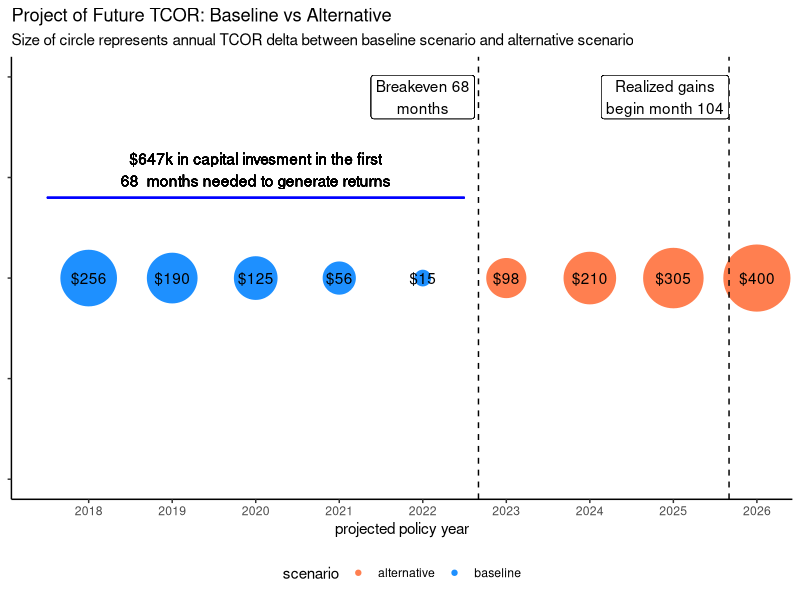
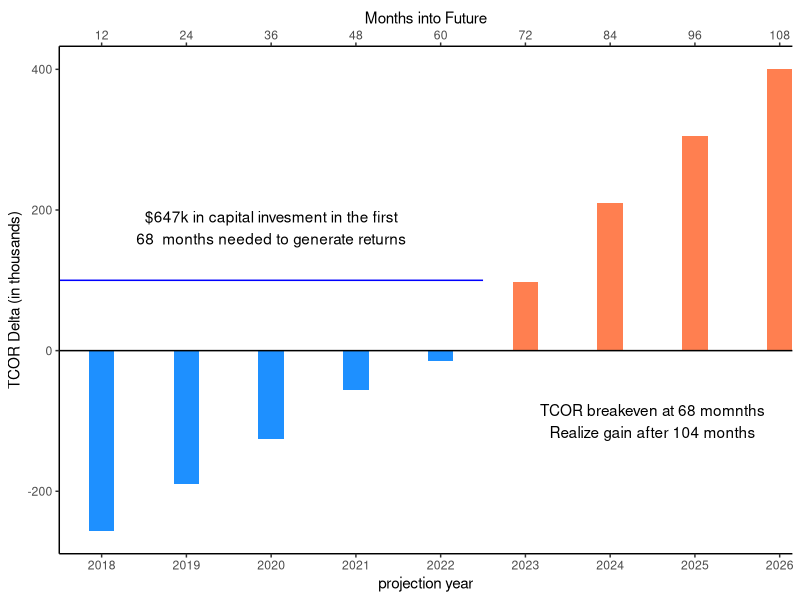
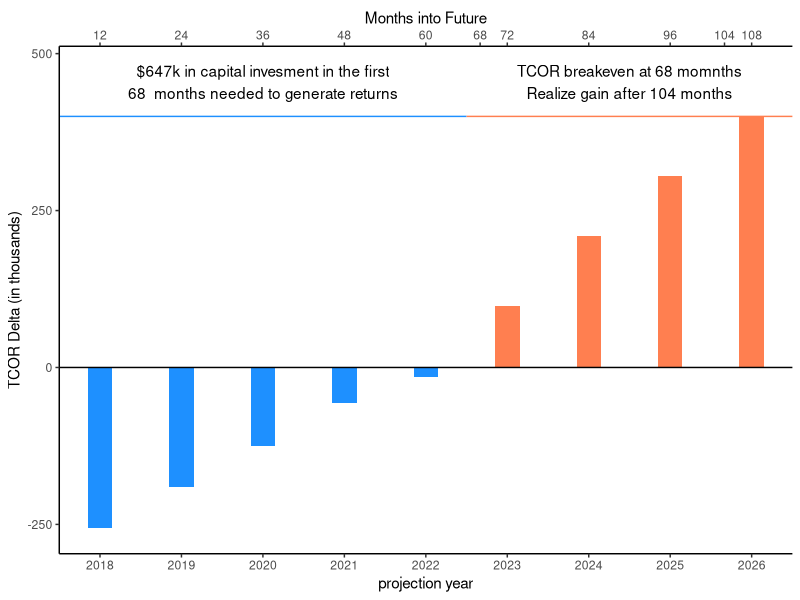
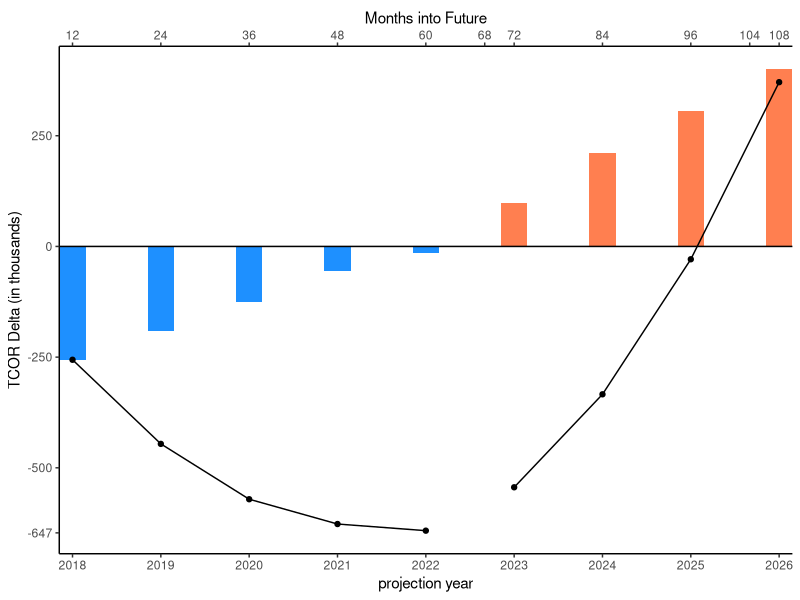
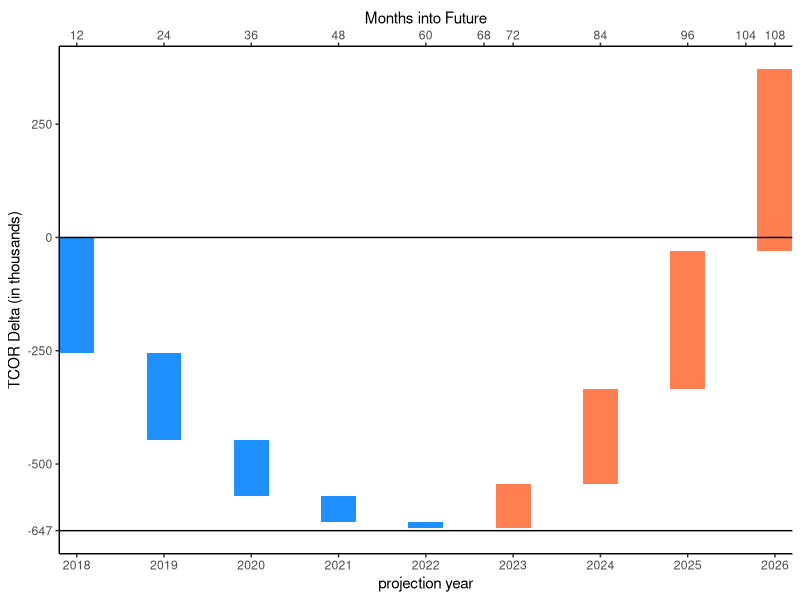
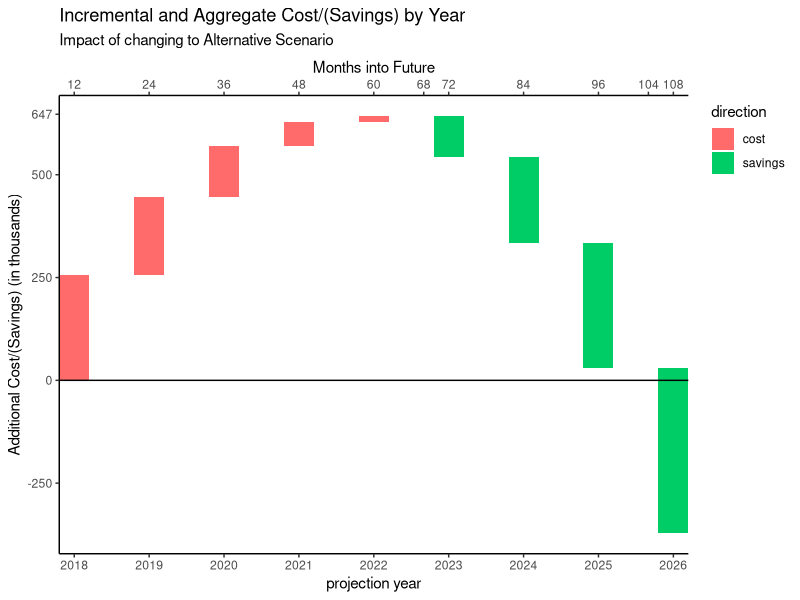
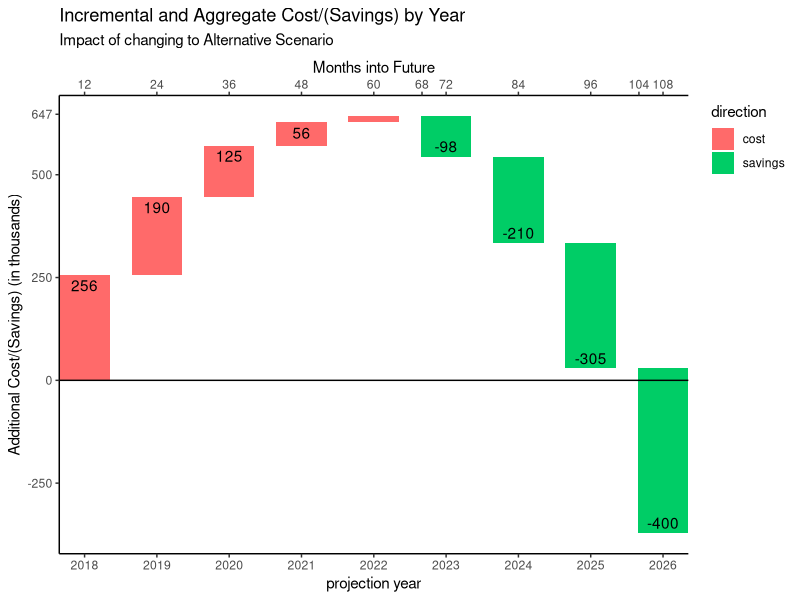
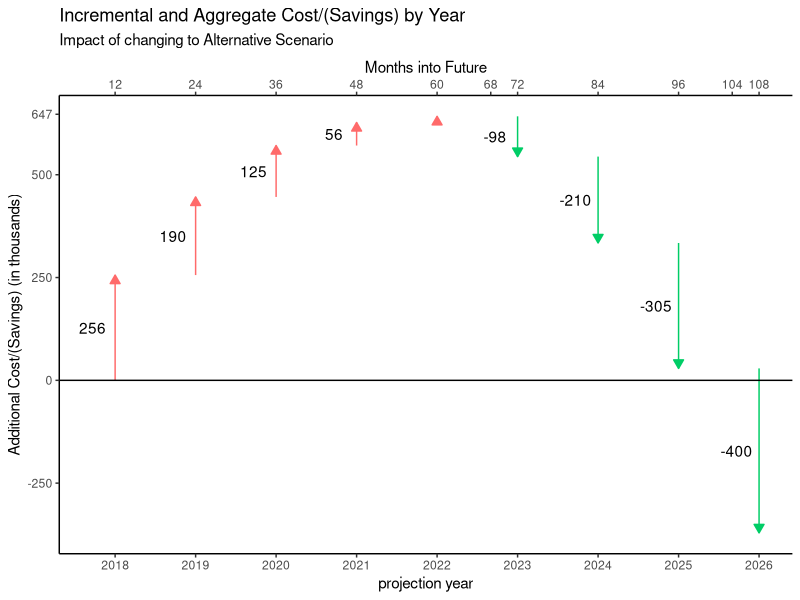

The R source for these figures, in order:
## ---- chunk 1
suppressPackageStartupMessages({
        library(tidyverse)
        library(glue)
        })

d_raw <- tribble(
  ~py, ~delta,
  2018,  -256,
  2019,  -190,
  2020,  -125,
  2021,   -56,
  2022,   -15,
  2023,    98,
  2024,   210,
  2025,   305,
  2026,   400
)

d <- mutate(d_raw, 
            scenario = as.factor(case_when(delta > 0 ~ "alternative", TRUE ~ "baseline")),
            label = glue("${abs(delta)}")
)
d
## ---- chunk 2
ggplot(d, aes(x = py)) + 
        geom_point(aes(y = 1, size = abs(delta), color = scenario)) +
        scale_size(range = c(5, 22)) +
        geom_text(aes(y = 1, label = label)) + 
        scale_color_manual(values = c("#FF7F50", "#1E90FF")) +
        geom_vline(xintercept = c(2022 + 2/3, 2025 + 2/3), linetype = "dashed") +
        geom_label(aes(x = 2022, y = 1.45, label = "Breakeven 68\nmonths")) +
        geom_label(aes(x = 2024.9, y = 1.45, label = "Realized gains\nbegin month 104")) +
        geom_segment(aes(x = 2017.5, xend = 2022.5, y = 1.2, yend = 1.2), color = "blue") +
        geom_text(aes(x = 2020, y = 1.27), label = "$647k in capital invesment in the first\n68  months needed to generate returns") +
        scale_x_continuous(breaks = 2018:2026, name = "projected policy year") +
        scale_y_continuous(limits = c(0.5, 1.5)) +
        ggtitle("Project of Future TCOR: Baseline vs Alternative", "Size of circle represents annual TCOR delta between baseline scenario and alternative scenario") +
        theme_classic() +
        guides(size = FALSE) +
        theme(legend.position = "bottom", 
              axis.title.y = element_blank(), 
              axis.text.y = element_blank())
        
## ---- chunk 3
ggplot(d, aes(py, delta, fill = scenario)) + 
  geom_bar(stat = "identity", width = 0.3) +
  geom_hline(yintercept = 0) +
  scale_fill_manual(values = c("#FF7F50", "#1E90FF")) +
  annotate("segment", x = 2017.5, xend = 2022.5, y = 100, yend = 100, color = "blue") +
  annotate("text", x = 2020, y = 175, label = "$647k in capital invesment in the first\n68  months needed to generate returns")+
  annotate("text", x = 2024.5, y = -100, label = "TCOR breakeven at 68 momnths\nRealize gain after 104 months")+
  scale_x_continuous(breaks = 2018:2026, expand = c(0, 0),
                     sec.axis = sec_axis(~ 12*(. - 2017), name = "Months into Future", breaks = 12*(1:9))) +
  theme_classic() + 
  theme(legend.position = "none")+
  ylab("TCOR Delta (in thousands)") + xlab("projection year")

## ---- chunk 4
ggplot(d, aes(py, delta, fill = scenario)) + 
  geom_bar(stat = "identity", width = 0.3) +
  scale_fill_manual(values = c("#FF7F50", "#1E90FF")) +
  geom_hline(yintercept = 0) +
  annotate("segment", x = 2017.5, xend = 2022.5, y = 400, yend = 400, color = "#1E90FF") +
  annotate("text", x = 2020, y = 455, label = "$647k in capital invesment in the first\n68  months needed to generate returns") +
  annotate("segment", x = 2022.5, xend = 2026.5, y = 400, yend = 400, color = "#FF7F50") +
  annotate("text", x = 2024.5, y = 455, label = "TCOR breakeven at 68 momnths\nRealize gain after 104 months")+
  scale_x_continuous(breaks = 2018:2026, expand = c(0, 0),
                     sec.axis = sec_axis(~ 12*(. - 2017), name = "Months into Future", breaks = c(12*(1:9), 68, 104))) +
  scale_y_continuous(limits = c(-260, 475)) +
  theme_classic() + 
  theme(legend.position = "none")+
  ylab("TCOR Delta (in thousands)") + xlab("projection year")
## ---- chunk 5
d_cumulative <- mutate(d, cumdelta = cumsum(delta), start = cumdelta - delta)

ggplot(d_cumulative, aes(x = py, fill = scenario)) + 
    geom_col(aes(y = delta), width = 0.3) + 
    scale_fill_manual(values = c("#FF7F50", "#1E90FF")) +
    geom_point(aes(y = cumdelta)) + geom_line(aes(y = cumdelta), color = "black") +
    scale_x_continuous(breaks = 2018:2026, expand = c(0, 0),
                     sec.axis = sec_axis(~ 12*(. - 2017), name = "Months into Future", breaks = sort(c(12*(1:9), 68, 104)))) +
    scale_y_continuous(breaks = c(-647, -500, -250, 0, 250, 500)) +
    geom_hline(yintercept = 0) +         
    theme_classic() + 
    theme(legend.position = "none")+
    ylab("TCOR Delta (in thousands)") + xlab("projection year")
## ---- chunk 6
ggplot(d_cumulative) +
        geom_rect(aes(xmin = py - 0.2, 
                  xmax = py + 0.2, 
                  ymin = start, 
                  ymax = cumdelta,
                  fill = scenario)) +
        scale_fill_manual(values = c("#FF7F50", "#1E90FF")) +
        geom_hline(yintercept = 0) +
        geom_hline(yintercept = -647) +
        scale_x_continuous(breaks = 2018:2026, expand = c(0, 0),
                     sec.axis = sec_axis(~ 12*(. - 2017), name = "Months into Future", breaks = sort(c(12*(1:9), 68, 104)))) +
        scale_y_continuous(breaks = c(-647, -500, -250, 0, 250, 500)) +
        theme_classic() + 
        theme(legend.position = "none")+
        ylab("TCOR Delta (in thousands)") + xlab("projection year")
## ---- chunk 7
d_alt <- mutate(d_raw, delta = -delta) %>%
        rename(amt = delta) %>%
        mutate(direction = as.factor(case_when(amt >= 0 ~ "cost", TRUE ~ "savings")),
               cumamt = cumsum(amt),
               start = cumamt - amt)
## ---- chunk 8
ggplot(d_alt) +
        geom_rect(aes(xmin = py - 0.2, 
                  xmax = py + 0.2, 
                  ymin = start, 
                  ymax = cumamt,
                  fill = direction)) +
        scale_fill_manual(values = c("#FF6A6A", "#00CD66")) + 
        geom_hline(yintercept = 0) +
        scale_x_continuous(breaks = 2018:2026, expand = c(0, 0),
                     sec.axis = sec_axis(~ 12*(. - 2017), name = "Months into Future", breaks = sort(c(12*(1:9), 68, 104)))) +
        scale_y_continuous(breaks = c(-500, -250, 0, 250, 500, 647)) +
        theme_classic() + 
        theme(legend.position = "right", legend.justification = "top")+
        ylab("Additional Cost/(Savings) (in thousands)") + 
        xlab("projection year") +
        ggtitle("Incremental and Aggregate Cost/(Savings) by Year", "Impact of changing to Alternative Scenario")

## ---- chunk 9
ggplot(d_alt) +
        geom_rect(aes(xmin = py - 0.35, 
                  xmax = py + 0.35, 
                  ymin = start, 
                  ymax = cumamt,
                  fill = direction)) +
        scale_fill_manual(values = c("#FF6A6A", "#00CD66")) +
        geom_text(aes(x = py, y = cumamt - sign(amt) * 25, label = ifelse(abs(amt) < 50, "", amt))) +
        geom_hline(yintercept = 0) +
        scale_x_continuous(breaks = 2018:2026, expand = c(0, 0),
                     sec.axis = sec_axis(~ 12*(. - 2017), name = "Months into Future", breaks = sort(c(12*(1:9), 68, 104)))) +
        scale_y_continuous(breaks = c(-500, -250, 0, 250, 500, 647)) +
        theme_classic() + 
        theme(legend.position = "right", legend.justification = "top")+
        ylab("Additional Cost/(Savings) (in thousands)") + 
        xlab("projection year") +
        ggtitle("Incremental and Aggregate Cost/(Savings) by Year", "Impact of changing to Alternative Scenario")

## ---- chunk 10
ggplot(d_alt) +
        geom_segment(aes(x = py, 
                  xend = py, 
                  y = start, 
                  yend = cumamt,
                  color = direction), arrow = arrow(length = unit(0.25, "cm"), type = "closed")) +
        scale_color_manual(values = c("#FF6A6A", "#00CD66")) +
        geom_text(aes(x = py - 0.28, y = (start + cumamt)/2, label = ifelse(abs(amt) < 50, "", amt))) +
        geom_hline(yintercept = 0) +
        scale_x_continuous(breaks = 2018:2026,
                     sec.axis = sec_axis(~ 12*(. - 2017), name = "Months into Future", breaks = sort(c(12*(1:9), 68, 104)))) +
        scale_y_continuous(breaks = c(-500, -250, 0, 250, 500, 647)) +
        theme_classic() + 
        theme(legend.position = "none") +
        ylab("Additional Cost/(Savings) (in thousands)") + 
        xlab("projection year") +
        ggtitle("Incremental and Aggregate Cost/(Savings) by Year", "Impact of changing to Alternative Scenario")

## ---- chunk 11
ggplot(d_alt, aes(x = py, y = cumamt)) + geom_point()

d_model <- select(d_alt, py, cumamt) %>%
        mutate(py = py + 1) %>%
        bind_rows(tibble(py = 2018, cumamt = 0)) %>%
        arrange(py)

model <- lm( cumamt ~ poly(py, 3), data = d_model)

predicted_data <- data.frame(py = 2018:2027) %>%
        mutate(amt = predict(model, .))

ggplot(d_model, aes(x = py, y = cumamt)) + 
        geom_point() +
        geom_line(aes(x = py, y = amt), data = predicted_data, color = "blue")
## ---- chunk 12
years <- 2018:2026
num_years <- length(years)
d_qtr <- data.frame(py = c(rep(years, 4), 2027), 
                    qtr = c(rep(0, num_years), 
                            rep(0.25, num_years), 
                            rep(0.5, num_years), 
                            rep(0.75, num_years), 0)) %>%
        mutate(py = py + qtr) %>%
        select(py) %>% 
        arrange(py) %>%
        mutate(cumamt = predict(model, .), month = 4 * row_number())

d_qtr$cumamt[1] <- 0
d_qtr <- mutate(d_qtr, 
                amt = cumamt - lag(cumamt),
                direction = as.factor(case_when(amt >= 0 ~ "cost", TRUE ~ "savings")),
                start = cumamt - amt)

d_qtr
## ---- chunk 13
ggplot(d_qtr) +
        geom_segment(aes(x = py, 
                  xend = py, 
                  y = start, 
                  yend = cumamt,
                  color = direction), arrow = arrow(length = unit(0.15, "cm"), type = "closed")) +
        scale_color_manual(values = c("#FF6A6A", "#00CD66")) +
        #geom_text(aes(x = py - 0.28, y = (start + cumamt)/2, label = ifelse(abs(amt) < 50, "", amt))) +
        geom_hline(yintercept = 0) +
        scale_x_continuous(breaks = 2018:2027,
                     sec.axis = sec_axis(~ 12*(. - 2017), name = "Months into Future", breaks = sort(c(12*(1:10), 68, 104)))) +
        scale_y_continuous(breaks = c(-500, -250, 0, 250, 500, 647)) +
        theme_classic() + 
        theme(legend.position = "none") +
        ylab("Additional Cost/(Savings) (in thousands)") + 
        xlab("projection year") +
        ggtitle("Incremental and Aggregate Cost/(Savings) by Year", "Impact of changing to Alternative Scenario")

